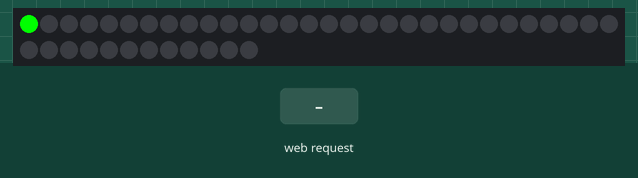
Simulated run of this sketch. Board: ESP8266 (NodeMCU). Shown: 42 RGB LEDs in strip order, left to right, continuing on the next row. The test bench sets the inputs (shaded band). Dim RGB values are drawn brighter than linear; WiFi joins after 1.5 s; servers stay silent unless stated; random numbers use the default seed unless the sketch sets one; what the sketch prints to the serial monitor is not drawn.

Above: at 2.7 s.
4.2 s: HTTP request GET /blink received
At 4.6 s:
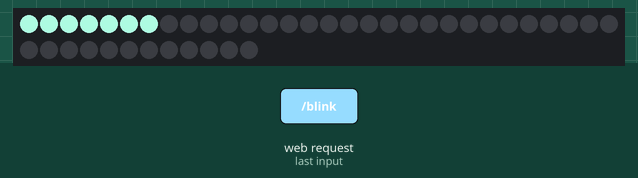
7.2 s: HTTP request GET /blink?plain=1 received
At 7.6 s:
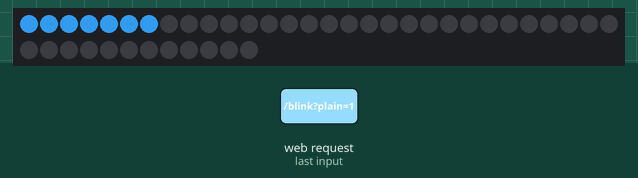
10.2 s: HTTP request GET /blink?plain=0 received
At 10.6 s:
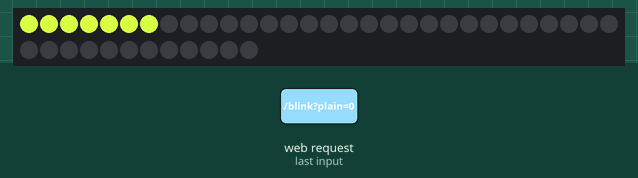
13.2 s: HTTP request GET /blink?plain=120 received
At 13.6 s:
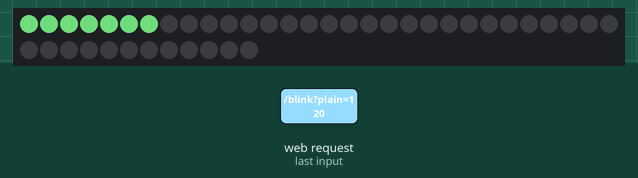
Timing chart, 0 to 16.2 s (numbered marks = the images above; inputs shaded):
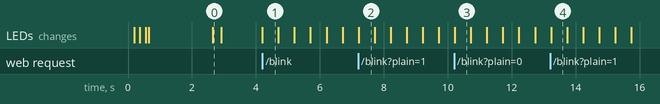

The sketch:

Esp_LED_Display.ino
```cpp
#include <ArduinoJson.h>
#include <ESP8266WiFi.h>
#include <ESP8266WebServer.h>
#include <ESP8266mDNS.h>
#include <Adafruit_NeoPixel.h>

const char* ssid = "WIFI NAME HERE";
const char* password = "WIFI PASSWORD HERE";

ESP8266WebServer server(80);
Adafruit_NeoPixel strip(42, D5, NEO_GRB + NEO_KHZ800);

void setup() {

  // Initialize LED strip
  strip.begin();
  strip.clear();
  strip.show(); // Initialize all pixels to off

  //show that all leds work
  // Blink the first 7 LEDs 3 times
  for (int i = 0; i < 7 ; i++) {
      strip.setPixelColor(i, strip.Color(255, 255, 255));
      strip.show();
      delay(90);
      strip.clear();
      strip.show();
  }

  Serial.begin(115200);
  WiFi.begin(ssid, password);

  while (WiFi.status() != WL_CONNECTED) {
    delay(1000);
    Serial.println("Connecting to WiFi...");
  }

  // Set unique hostname
  String hostname = "esp8266-" + String(ESP.getChipId());
  WiFi.hostname(hostname);

  Serial.println("Connected to WiFi");
  Serial.println("IP address: " + WiFi.localIP().toString());
  Serial.println("Hostname: " + hostname);


  // Initialize mDNS responder
  if (!MDNS.begin(hostname.c_str())) {
    Serial.println("Error setting up mDNS responder!");
  }

  // Add service to mDNS responder
  MDNS.addService("http", "tcp", 80);

   for (int i = 0; i < 2 ; i++) {
      strip.setPixelColor(0, strip.Color(0, 255, 0));
      strip.show();
      delay(100);
      strip.clear();
      strip.show();
      delay(50);
  }

  server.on("/", [](){
    server.send(200, "text/html", "<h1>Hello from ESP8266!</h1>");
  });

  server.on("/colors", HTTP_POST, [](){
    String payload = server.arg("plain");
    Serial.println("Received payload: " + payload);

    // Parse JSON payload
    const size_t capacity = JSON_ARRAY_SIZE(43) + 43*JSON_OBJECT_SIZE(3);
    DynamicJsonDocument doc(capacity);
    DeserializationError error = deserializeJson(doc, payload);
    if (error) {
      Serial.println("Error parsing JSON payload!");
      server.send(400, "text/plain", "Bad Request");
      return;
    }

    // Extract color values from JSON payload
    JsonArray colors = doc.as<JsonArray>();
    strip.clear();
    for (int i = 0; i < strip.numPixels() && i < colors.size(); i++) {
      Serial.println(i);
      JsonObject color = colors[i];
      uint8_t red = color["r"];
      uint8_t green = color["g"];
      uint8_t blue = color["b"];
      strip.setPixelColor(i, strip.Color(red, green, blue));
    }

    strip.show(); // Update LED strip
    server.send(200, "text/plain", "OK");
  });

  server.on("/blink", [](){
  // Generate a random color
  uint8_t red = random(256);
  uint8_t green = random(256);
  uint8_t blue = random(256);

  strip.clear();
  strip.show();

  // Blink the first 7 LEDs 3 times
  for (int i = 0; i < 3; i++) {
    for (int j = 0; j < 7; j++) {
      strip.setPixelColor(j, strip.Color(red, green, blue));
    }
    strip.show();
    delay(500);
    strip.clear();
    strip.show();
    delay(500);
  }

  server.send(200, "text/plain", "OK");
  });


  server.begin();
}

void loop() {
  MDNS.update(); // Refresh mDNS responder
  server.handleClient(); // Handle incoming client
}
```

Measured:
- after the input at 4.2 s, the LEDs: change at once (image 1)
- after the input at 7.2 s, the LEDs: change at once (image 2)
- after the input at 10.2 s, the LEDs: change at once (image 3)
- after the input at 13.2 s, the LEDs: change at once (image 4)
- what the display in image 1 shows lasts 0.5 s, from 4.2 s to 4.7 s
